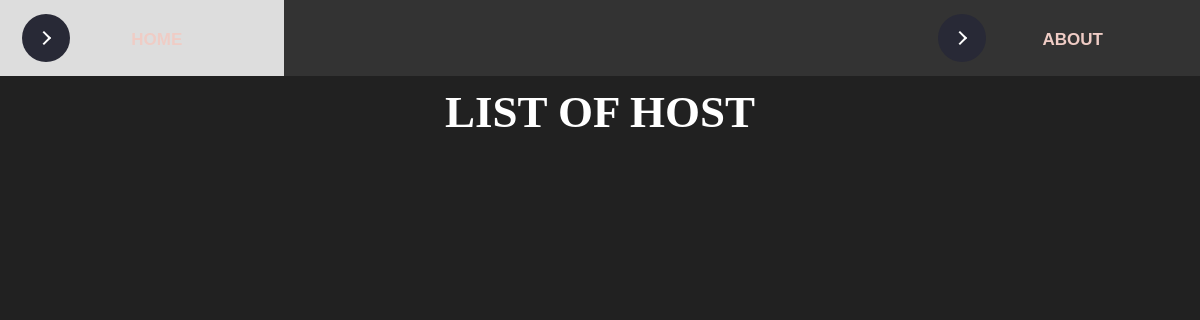
The page /visitor on the database as committed earlier.
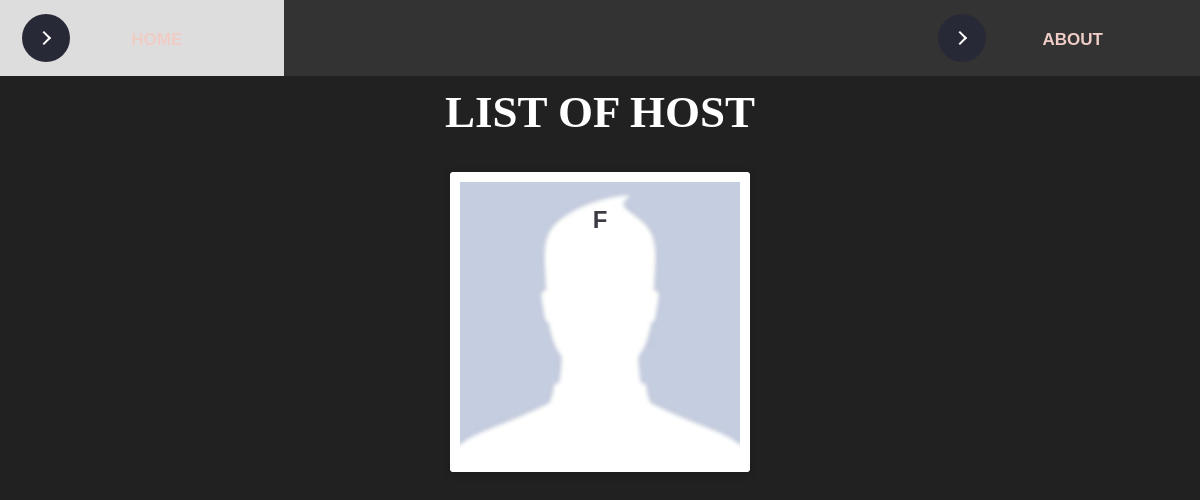
The same page on the database as committed later.
### tables this page shows
CREATE TABLE host(
hostid INTEGER primary key AUTOINCREMENT,
name varchar,
phone_number varchar,
email varchar,
pw password);

### app.py (the view, shortened to what this page needs)
@app.route("/visitor", methods=["GET"])
def visit_get():
	id=request.args.get('id')
	if id is None:
		cid=[]
		with sql.connect("innovaccer.db") as con:
			cur=con.cursor()
			cid=cur.execute("select hostid, name, phone_number, email from host").fetchall()
		con.close()
		return render_template("visitor.html",msg=cid)

### templates/visitor.html (shortened to what this page needs)
<!DOCTYPE html>
<html lang="en">
<head>
  <link rel="stylesheet" type="text/css" href="{{url_for('static',filename='../static_dir/css/main1.css') }}">
 	<link rel="stylesheet" type="text/css" href="{{url_for('static',filename='../static_dir/css/visitor.css') }}">
   <link rel="stylesheet" href="{{url_for('static',filename='../static_dir/css/styles.css') }}">
</head>
<body>
  <div class="topnav">
    <a href="/">
          <button class="learn-more">
            <span class="circle">
              <span class="icon arrow"></span>
            </span>
            <span class="button-text">Home</span>
          </button>
        </a>
      <object align="right">
        <a href="/about">
          <button class="learn-more">
            <span class="circle">
              <span class="icon arrow"></span>
            </span>
            <span class="button-text">About</span>
          </button>
        </a>
      </object>
  </div>
  <div>
    <h1 align="center" >LIST OF HOST</h1>
  <div class="box">
      {% for key in msg %}
        <a href="/visitor?id={{key[0]}}">
          <div class="card" >
            <div class="imgBx" style="background-image:url({{url_for('static',filename='../static_dir/images/default.jpg')}}); background-size: cover">
                <h2 >{{key[1]}}</h2>
            </div>
            <div class="details">
                <h2>{{key[2]}}<br><span >{{key[3]}}</span></h2>
                <form action="\visitor?id={{key[0]}}" method="POST">
                </form>
            </div>
          </div>
        </a>
      {% endfor %}
  </div>
</body>
</html>

### static_dir/css/main1.css (style rules this page uses)
* { box-sizing: border-box; }
*::before, *::after { box-sizing: border-box; }
body { font-family: 'Mukta', sans-serif; font-size: 1rem; line-height: 1.5; align-items: center; justify-content: center; margin: 0; min-height: 100vh; background: #141414; }
button { position: relative; display: inline-block; cursor: pointer; outline: none; border: 0; vertical-align: middle; text-decoration: none; background: transparent; padding: 0; font-size: inherit; font-family: inherit; }
button.learn-more { width: 15rem; height: auto; }
button.learn-more .circle { transition: all 0.45s cubic-bezier(0.65, 0, 0.076, 1); position: relative; display: block; margin: 0; width: 3rem; height: 3rem; background: #282936; border-radius: 1.625rem; }
button.learn-more .circle .icon { transition: all 0.45s cubic-bezier(0.65, 0, 0.076, 1); position: absolute; top: 0; bottom: 0; margin: auto; background: #fff; }
button.learn-more .circle .icon.arrow { transition: all 0.45s cubic-bezier(0.65, 0, 0.076, 1); left: 0.625rem; width: 1.125rem; height: 0.125rem; background: none; }
button.learn-more .circle .icon.arrow::before { position: absolute; content: ''; top: -0.25rem; right: 0.0625rem; width: 0.625rem; height: 0.625rem; border-top: 0.125rem solid #fff; border-right: 0.125rem solid #fff; -webkit-transform: rotate(45deg); transform: rotate(45deg); }
button.learn-more .button-text { transition: all 0.45s cubic-bezier(0.65, 0, 0.076, 1); position: absolute; top: 0; left: 0; right: 0; bottom: 0; padding: 0.75rem 0; margin: 0 0 0 1.85rem; color: #EFCCC5; font-weight: 700; line-height: 1.6; text-align: center; text-transform: uppercase; }

### static_dir/css/visitor.css (style rules this page uses)
body { margin: 0; padding: 0; justify-content:center; align-items: center; min-height: 100vh; background: #212121; font-family: sans-serif; }
h1 { color: #ffffff; font-family: 'Trocchi'; font-size: 45px; font-weight: bold; line-height: 72px; margin: 0 0 24px; text-align: center; text-transform: uppercase; }
.box { width: 1200px; display: grid; grid-template-columns: repeat(auto-fit, minmax(350px, 1fr)); grid-gap: 15px; margin: 0 auto; }
.card { position: relative; width: 300px; height: 300px; background: #fff; margin: 0 auto; border-radius: 4px; box-shadow:0 2px 10px rgba(0,0,0,.2); }
.card:before, .card:after { content:""; position: absolute; top: 0; left: 0; width: 100%; height: 100%; border-radius: 4px; background: #fff; transition: 0.5s; z-index:-1; }
.card .imgBx { position: absolute; top: 10px; left: 10px; bottom: 10px; right: 10px; background: #222; transition: 0.5s; z-index: 1; }
.card .imgBx { color: #3b3b44; font-size: 100%; text-align: center; text-transform: uppercase; }
.card .details { position: absolute; left: 10px; right: 10px; bottom: 10px; height: 90px; text-align: center; }
.card .details h2 { margin: 0; padding: 0; font-weight: 600; font-size: 90%; color: #3b3b44; }
.card .details h2 span { font-weight: 1000; font-size: 100%; color: #d62222; display: block; margin-top: 5px; }

### static_dir/css/styles.css (style rules this page uses)
.topnav { background-color: #333; overflow: hidden; }
.topnav a { float: left; color: #f2f2f2; text-align: center; padding: 14px 22px; text-decoration: none; font-size: 17px; }

Rows that differ between the two databases and show on the page:
added host: name "F"
